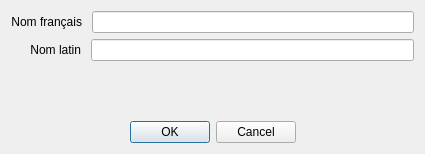
<?xml version="1.0" encoding="UTF-8"?>
<ui version="4.0">
 <class>espece_ajout_form</class>
 <widget class="QDialog" name="espece_ajout_form">
  <property name="geometry">
   <rect>
    <x>0</x>
    <y>0</y>
    <width>425</width>
    <height>154</height>
   </rect>
  </property>
  <property name="sizePolicy">
   <sizepolicy hsizetype="Preferred" vsizetype="Fixed">
    <horstretch>0</horstretch>
    <verstretch>0</verstretch>
   </sizepolicy>
  </property>
  <property name="minimumSize">
   <size>
    <width>310</width>
    <height>154</height>
   </size>
  </property>
  <property name="maximumSize">
   <size>
    <width>16777215</width>
    <height>154</height>
   </size>
  </property>
  <property name="windowTitle">
   <string>Geolimi - Espèce - Ajout</string>
  </property>
  <layout class="QVBoxLayout" name="verticalLayout">
   <item>
    <layout class="QHBoxLayout" name="horizontalLayout_2">
     <property name="spacing">
      <number>10</number>
     </property>
     <item>
      <widget class="QLabel" name="label_3">
       <property name="minimumSize">
        <size>
         <width>40</width>
         <height>0</height>
        </size>
       </property>
       <property name="layoutDirection">
        <enum>Qt::LeftToRight</enum>
       </property>
       <property name="text">
        <string>Nom français</string>
       </property>
       <property name="alignment">
        <set>Qt::AlignRight|Qt::AlignTrailing|Qt::AlignVCenter</set>
       </property>
       <property name="buddy">
        <cstring>le_esp_nomfr</cstring>
       </property>
      </widget>
     </item>
     <item>
      <widget class="QLineEdit" name="le_esp_nomfr">
       <property name="minimumSize">
        <size>
         <width>200</width>
         <height>0</height>
        </size>
       </property>
      </widget>
     </item>
    </layout>
   </item>
   <item>
    <layout class="QHBoxLayout" name="horizontalLayout_3">
     <property name="spacing">
      <number>10</number>
     </property>
     <property name="leftMargin">
      <number>19</number>
     </property>
     <item>
      <widget class="QLabel" name="label_4">
       <property name="minimumSize">
        <size>
         <width>40</width>
         <height>0</height>
        </size>
       </property>
       <property name="layoutDirection">
        <enum>Qt::LeftToRight</enum>
       </property>
       <property name="text">
        <string>Nom latin</string>
       </property>
       <property name="alignment">
        <set>Qt::AlignRight|Qt::AlignTrailing|Qt::AlignVCenter</set>
       </property>
       <property name="buddy">
        <cstring>le_esp_nomfr</cstring>
       </property>
      </widget>
     </item>
     <item>
      <widget class="QLineEdit" name="le_esp_nom_latin">
       <property name="enabled">
        <bool>true</bool>
       </property>
       <property name="minimumSize">
        <size>
         <width>200</width>
         <height>0</height>
        </size>
       </property>
      </widget>
     </item>
    </layout>
   </item>
   <item>
    <spacer name="verticalSpacer">
     <property name="orientation">
      <enum>Qt::Vertical</enum>
     </property>
     <property name="sizeHint" stdset="0">
      <size>
       <width>20</width>
       <height>48</height>
      </size>
     </property>
    </spacer>
   </item>
   <item>
    <widget class="QDialogButtonBox" name="btnBox">
     <property name="standardButtons">
      <set>QDialogButtonBox::Cancel|QDialogButtonBox::Ok</set>
     </property>
     <property name="centerButtons">
      <bool>true</bool>
     </property>
    </widget>
   </item>
  </layout>
 </widget>
 <resources>
  <include location="resourcesGeolimi.qrc"/>
 </resources>
 <connections/>
</ui>
